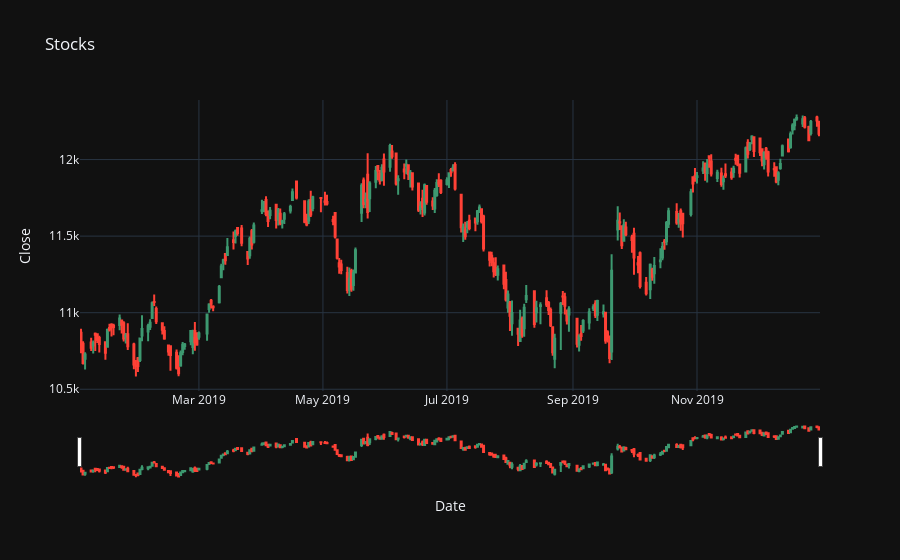

Notebook code cell kept with this figure:
### Code cell
trace = go.Candlestick(
    x=nifty_data.Date,
    open=nifty_data.Open,
    high=nifty_data.High,
    low=nifty_data.Low,
    close=nifty_data.Close
)

data = [trace]

layout = go.Layout(
    title= 'Stocks',
    hovermode='closest',
    xaxis=dict(title='Date'),
    yaxis=dict(title='Close')
)

fig = go.Figure(data=data, layout=layout)
offline.iplot(fig)

### Figure 1 — Plotly figure (JSON) as saved in the notebook; plotly's stock layout.template omitted (floating-point values rounded to 4 significant figures; data arrays with more than 128 entries replaced by an {"elided": "..."} marker saying what was removed)
{"data": [{"close": {"elided": "241 float values"}, "high": {"elided": "241 float values"}, "low": {"elided": "241 float values"}, "open": {"elided": "241 float values"}, "x": {"elided": "241 str values"}, "type": "candlestick"}], "layout": {"hovermode": "closest", "title": {"text": "Stocks"}, "xaxis": {"title": {"text": "Date"}}, "yaxis": {"title": {"text": "Close"}}}}
